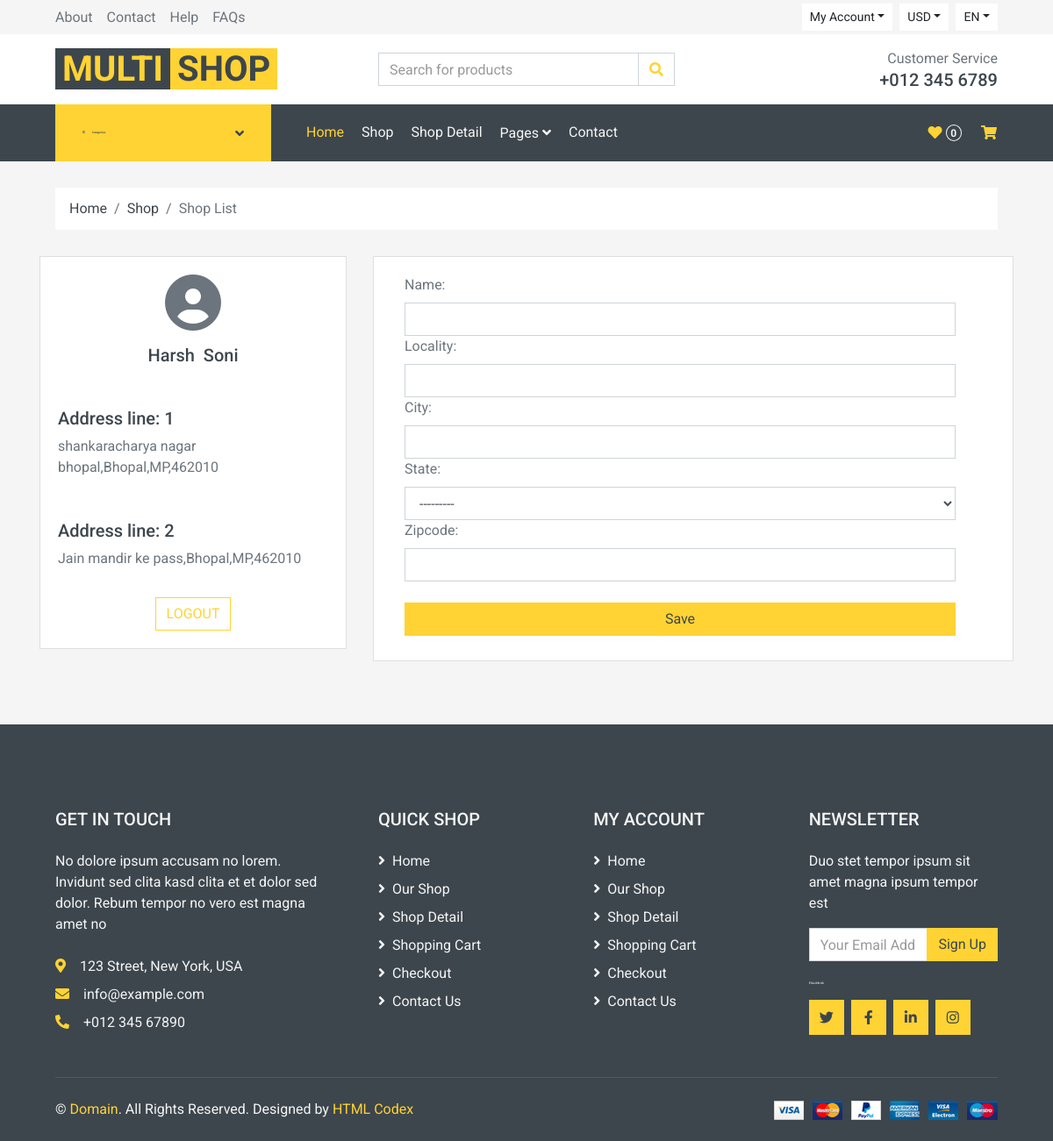
Screenshot of /profile/ (signed in) with the database file from the repository.
### mainApp/models.py (models this page shows, shortened)
class Customer(models.Model):
    user = models.ForeignKey(User, on_delete=models.CASCADE)
    name = models.CharField(max_length=100)
    locality = models.CharField(max_length=100)
    city = models.CharField(max_length=100)
    zipcode = models.IntegerField()
    state = models.CharField(choices=STATE_CHOICES, max_length=50)
    country = models.CharField(
        choices=COUNTRY_CHOICES, max_length=50, default='IN')

### mainApp/views.py (the view, shortened to what this page needs)
# urls.py: path('profile/', views.ProfileView.as_view(), name="profile"),
class ProfileView(View):
    def get(self, req):
        usr = req.user
        cus = req.user.id
        form = CustomerProfileForm()
        userdetail = User.objects.filter(username=usr)
        custoer_detail = Customer.objects.filter(user_id=cus)
        return render(req, 'profile.html', {'form': form, 'userdetail': userdetail, 'custoer_detail': custoer_detail})

### mainApp/forms.py
class CustomerProfileForm(forms.ModelForm):
    class Meta:
        model = Customer
        fields = ['name', 'locality', 'city', 'state', 'zipcode']
        widgets = {'name': forms.TextInput(attrs={'class': "form-control"}),
                   'locality': forms.TextInput(attrs={'class': "form-control"}),
                   'city': forms.TextInput(attrs={'class': "form-control"}),
                   'state': forms.Select(attrs={'class': "form-control"}),
                   'zipcode': forms.NumberInput(attrs={'class': "form-control"})}

### mainApp/templates/profile.html (shortened to what this page needs)
{% extends 'default.html' %}
{% block maincontent %}
{% load static %}
<section>
    <div class="container">
      <div class="row">
        <div class="col-lg-4">
          <div class="card mb-4">
            <div class="card-body text-center">
              <i class="fa-solid fa-circle-user fa-4x"></i>
                {% for u in userdetail %}
              <h5 class="my-3">{{u.first_name}}&nbsp{{u.last_name}}</h5>
              {% endfor %}
              {% for cus in custoer_detail %}
              <div class="mt-5">
                <h5 class="text-left">Address line: {{forloop.counter}}</h5>
                <p class="text-muted mb-4 text-left">{{cus.locality}},{{cus.city}},{{cus.state}},{{cus.zipcode}}</p>
              </div>
              {% endfor %}
              <a href="{% url 'logout' %}"><button type="button" class="btn btn-outline-primary">LOGOUT</button></a>
            </div>
          </div>
        </div>
        <div class="col-lg-8">
          <div class="card mb-4">
            <div class="card-body">
              <div class="">
                <form action="" method="post">
                      <div class="row mb-2 container">
                        <div class="col">
                          <div class="form-outline">
                            {{form}}
                            <button type="submit" class="btn btn-primary btn-block mt-4">Save</button>
                          </div>
                        </div>
                      </div>
                </form>
              </div>
            </div>
          </div>
        </div>
      </div>
    </div>
  </section>
{% endblock maincontent %}

### rows the page displays
Customer: locality "shankaracharya nagar bhopal", city "Bhopal", state "MP", zipcode "462010"
Customer: locality "Jain mandir ke pass", city "Bhopal", state "MP", zipcode "462010"

### other values shown
{{ u.first_name }} "Harsh"
{{ u.last_name }} "Soni"
